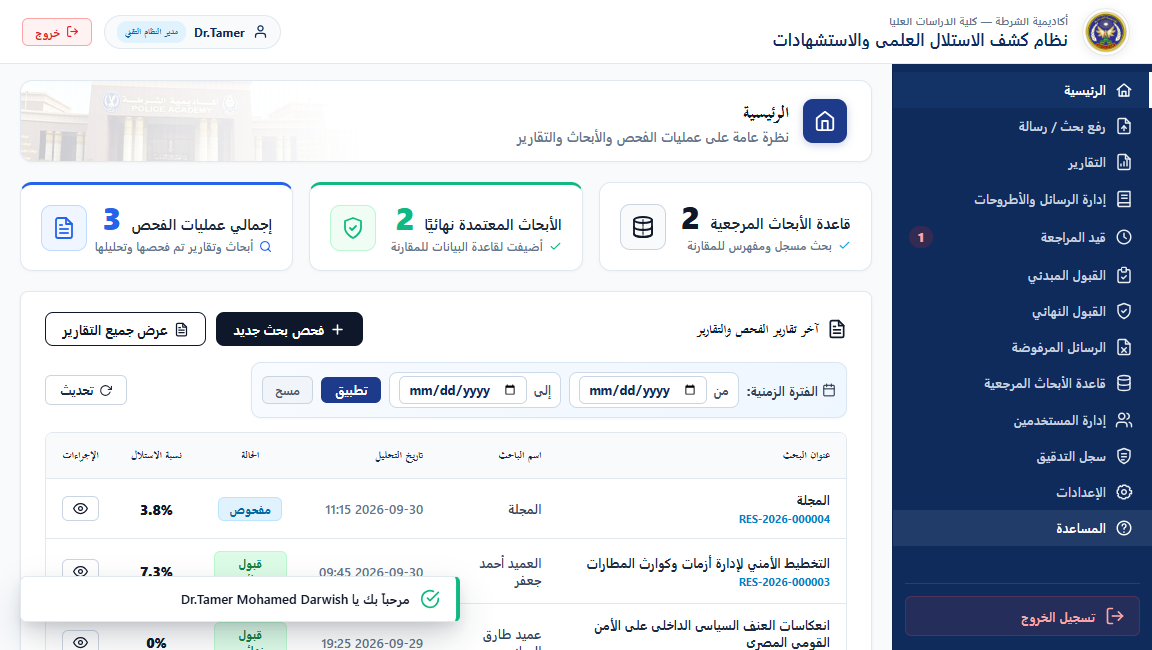
#> input picture docs/ui_screenshots/dashboard_1152.png, 1152 x 650 px, given in place of media_1794853811169_9e477511.jpg, which was not available
$ python build_annotated_comparison.py
#> lines starting #> are read from the running program, lines starting #| are printed output that depends on the picture
from PIL import Image, ImageDraw, ImageFont
from pathlib import Path
import shutil

ref_path = Path(r"C:\Users\user\.gemini\antigravity\brain\125d68d3-f36c-46e2-85c0-e920ab5c6000\.user_uploaded\media_1794853811169_9e477511.jpg")
act_path = Path('docs/ui_screenshots/dashboard_1920.png')
artifact_dir = Path(r'C:\Users\user\.gemini\antigravity\brain\125d68d3-f36c-46e2-85c0-e920ab5c6000')

ref_img = Image.open(ref_path).convert('RGB')
#> ref_img is the input picture: PIL image 1152x650 RGB; mean R, G, B 197.1, 204.1, 215.4
act_img = Image.open(act_path).convert('RGB')
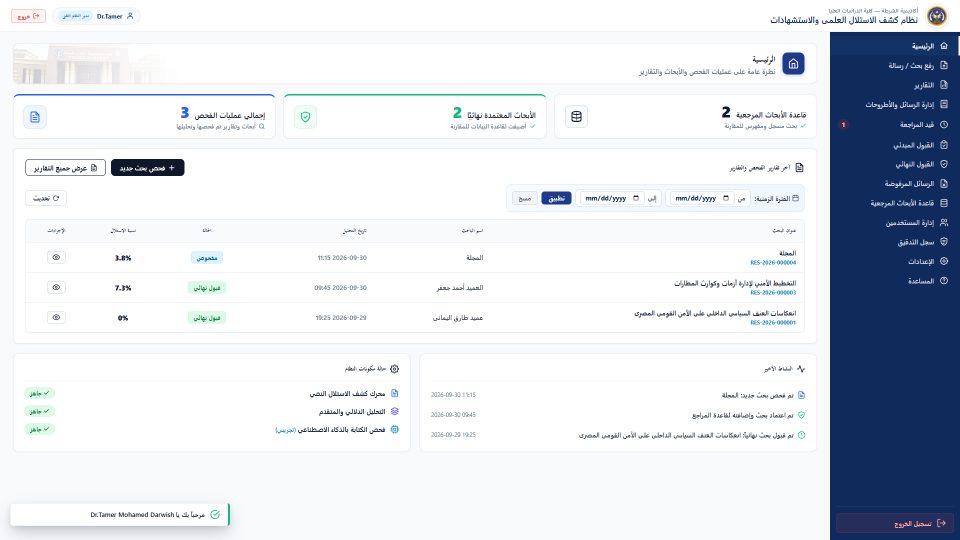
#> input picture docs/ui_screenshots/dashboard_1920.png, 1920 x 1080 px, found by its file name (shown at 1/2 size)
#> act_img is the input picture: PIL image 1920x1080 RGB; mean R, G, B 218.5, 223.3, 230.5

target_h = 750
ref_w = int(ref_img.width * (target_h / ref_img.height))
#> ref_w = 1329
ref_resized = ref_img.resize((ref_w, target_h), Image.Resampling.LANCZOS)
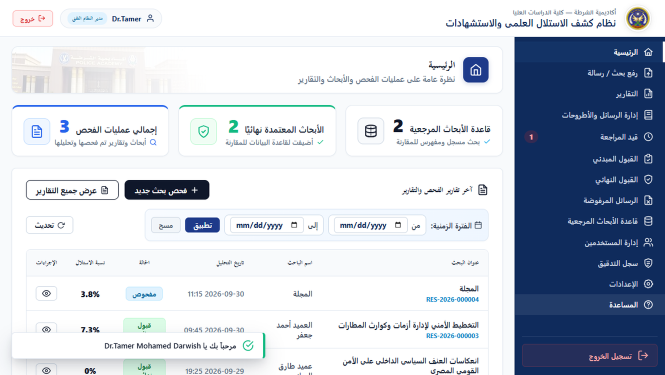
#> ref_resized: PIL image 1329x750 RGB (shown at 1/2 size); mean R, G, B 196.9, 203.9, 215.1

act_w = int(act_img.width * (target_h / act_img.height))
#> act_w = 1333
act_resized = act_img.resize((act_w, target_h), Image.Resampling.LANCZOS)
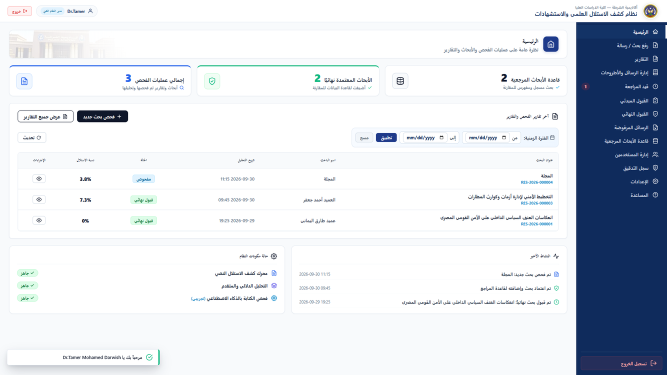
#> act_resized: PIL image 1333x750 RGB (shown at 1/2 size); mean R, G, B 218.3, 223.1, 230.3

header_h = 60
margin = 20
total_w = ref_w + act_w + margin * 3
#> total_w = 2722
total_h = target_h + header_h + margin * 2

canvas = Image.new('RGB', (total_w, total_h), color=(15, 23, 42)) # Slate 900
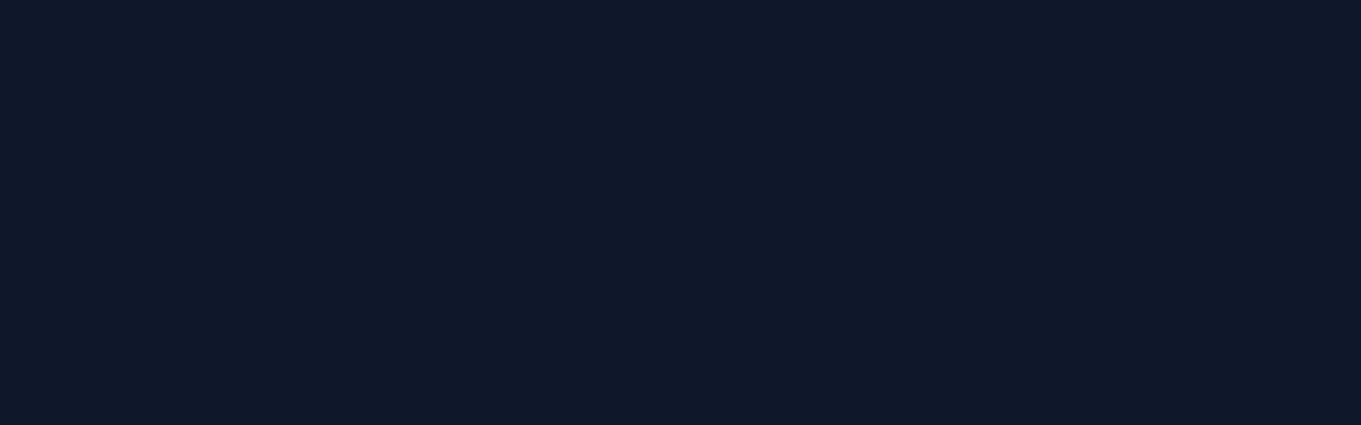
#> canvas: PIL image 2722x850 RGB (shown at 1/2 size); mean R, G, B 15, 23, 42
draw = ImageDraw.Draw(canvas)

try:
    font = ImageFont.truetype("arial.ttf", 22)
    font_sub = ImageFont.truetype("arial.ttf", 14)
except Exception:
    font = font_sub = ImageFont.load_default()

# Left panel: Actual System
canvas.paste(act_resized, (margin, header_h + margin))
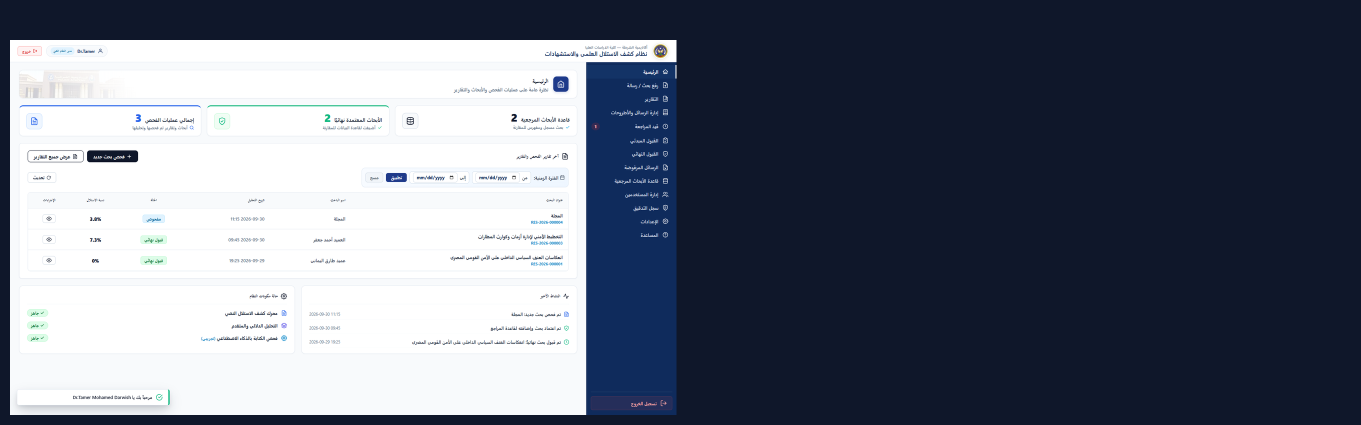
#> canvas: PIL image 2722x850 RGB (shown at 1/2 size); mean R, G, B 102.9, 109.5, 123.4
draw.text((margin + 10, margin), "Actual Implemented System (1920x1080 Viewport)", fill=(56, 189, 248), font=font)
draw.text((margin + 10, margin + 28), "Live browser output - 100% dynamic data, zero mocked values", fill=(148, 163, 184), font=font_sub)

# Right panel: Approved Reference Mockup
ref_x = margin * 2 + act_w
#> ref_x = 1373
canvas.paste(ref_resized, (ref_x, header_h + margin))
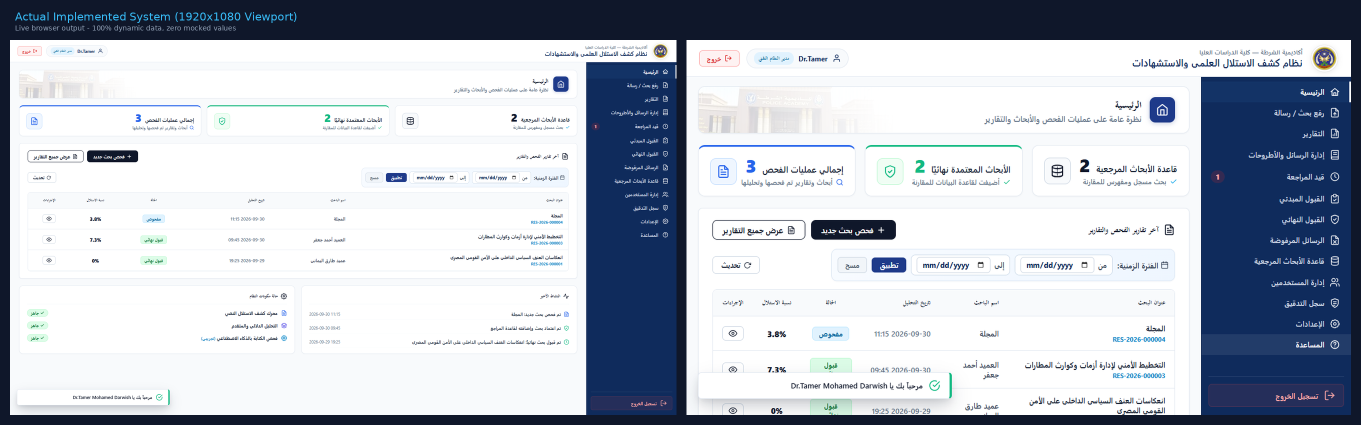
#> canvas: PIL image 2722x850 RGB (shown at 1/2 size); mean R, G, B 181.3, 187.6, 198.3
draw.text((ref_x + 10, margin), "Approved Reference Mockup (Source of Truth)", fill=(74, 222, 128), font=font)
draw.text((ref_x + 10, margin + 28), "Target visual reference provided by User", fill=(148, 163, 184), font=font_sub)

out_comp = Path('docs/ui_screenshots/dashboard_side_by_side_comparison.png')
canvas.save(str(out_comp))
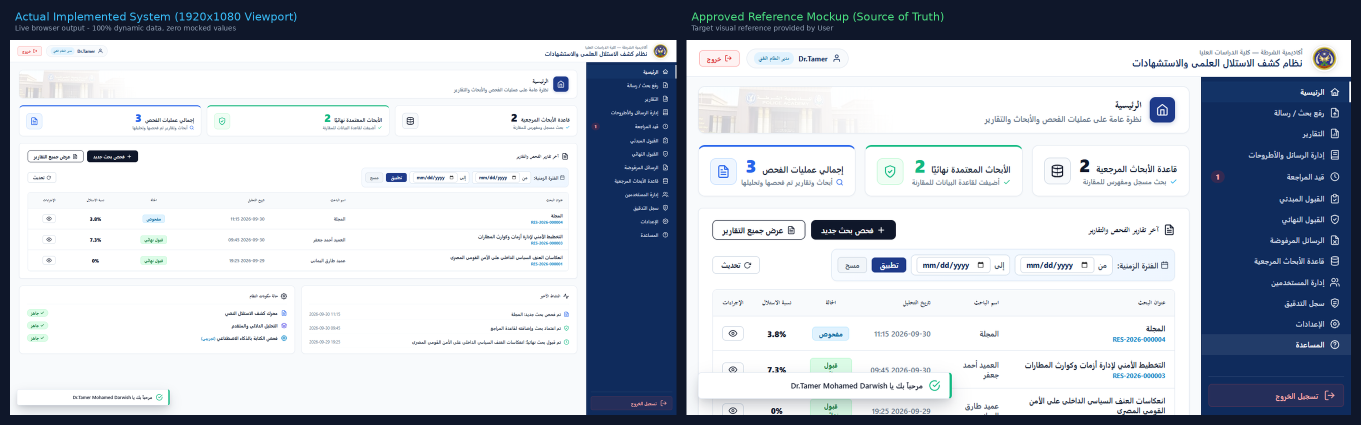
#> saved as dashboard_side_by_side_comparison.png: PIL image 2722x850 RGB (shown at 1/2 size); mean R, G, B 181.4, 187.9, 198.4
print("Updated comparison image with labels.")

if artifact_dir.exists():
    shutil.copyfile(str(out_comp), str(artifact_dir / 'dashboard_side_by_side_comparison.png'))
    print("Copied to artifact directory.")
